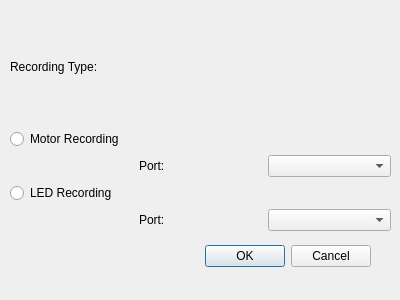
<?xml version="1.0" encoding="UTF-8"?>
<ui version="4.0">
 <class>RecordingConfiguration</class>
 <widget class="QDialog" name="RecordingConfiguration">
  <property name="geometry">
   <rect>
    <x>0</x>
    <y>0</y>
    <width>400</width>
    <height>300</height>
   </rect>
  </property>
  <property name="windowTitle">
   <string>Dialog</string>
  </property>
  <widget class="QDialogButtonBox" name="buttonBox">
   <property name="geometry">
    <rect>
     <x>30</x>
     <y>240</y>
     <width>341</width>
     <height>32</height>
    </rect>
   </property>
   <property name="orientation">
    <enum>Qt::Horizontal</enum>
   </property>
   <property name="standardButtons">
    <set>QDialogButtonBox::Cancel|QDialogButtonBox::Ok</set>
   </property>
  </widget>
  <widget class="QWidget" name="gridLayoutWidget">
   <property name="geometry">
    <rect>
     <x>10</x>
     <y>10</y>
     <width>381</width>
     <height>221</height>
    </rect>
   </property>
   <layout class="QGridLayout" name="gridLayout">
    <item row="2" column="1">
     <widget class="QLabel" name="motorPortLabel">
      <property name="text">
       <string>Port:</string>
      </property>
     </widget>
    </item>
    <item row="0" column="0">
     <widget class="QLabel" name="label">
      <property name="text">
       <string>Recording Type:</string>
      </property>
     </widget>
    </item>
    <item row="1" column="0">
     <widget class="QRadioButton" name="motorRB">
      <property name="acceptDrops">
       <bool>false</bool>
      </property>
      <property name="text">
       <string>Motor Recording</string>
      </property>
     </widget>
    </item>
    <item row="4" column="0">
     <widget class="QRadioButton" name="ledRB">
      <property name="text">
       <string>LED Recording</string>
      </property>
     </widget>
    </item>
    <item row="5" column="1">
     <widget class="QLabel" name="ledPortLabel">
      <property name="text">
       <string>Port:</string>
      </property>
     </widget>
    </item>
    <item row="5" column="2">
     <widget class="QComboBox" name="ledPortCB"/>
    </item>
    <item row="2" column="2">
     <widget class="QComboBox" name="motorPortCB"/>
    </item>
   </layout>
  </widget>
 </widget>
 <resources/>
 <connections>
  <connection>
   <sender>buttonBox</sender>
   <signal>accepted()</signal>
   <receiver>RecordingConfiguration</receiver>
   <slot>accept()</slot>
   <hints>
    <hint type="sourcelabel">
     <x>248</x>
     <y>254</y>
    </hint>
    <hint type="destinationlabel">
     <x>157</x>
     <y>274</y>
    </hint>
   </hints>
  </connection>
  <connection>
   <sender>buttonBox</sender>
   <signal>rejected()</signal>
   <receiver>RecordingConfiguration</receiver>
   <slot>reject()</slot>
   <hints>
    <hint type="sourcelabel">
     <x>316</x>
     <y>260</y>
    </hint>
    <hint type="destinationlabel">
     <x>286</x>
     <y>274</y>
    </hint>
   </hints>
  </connection>
 </connections>
</ui>
